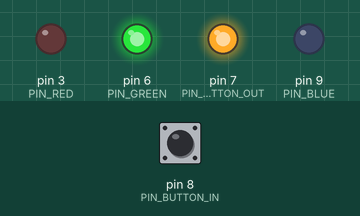
Bench run of a sketch on a simulated Arduino Uno, built with avr-gcc and run on an emulated ATmega328P. On the bench: output pins drawn as LEDs (lit = HIGH). Dashed ring = blinking. Inputs (shaded band) come from the test bench; at power-on: pin 8 (PIN_BUTTON_IN) LOW.

Above: at 1.2 s.
1.3 s: pin 8 (PIN_BUTTON_IN) pulled HIGH for 1 s
At 2.9 s:
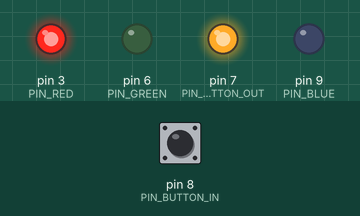
4.3 s: pin 8 (PIN_BUTTON_IN) pulled HIGH for 0.15 s
At 5.5 s:
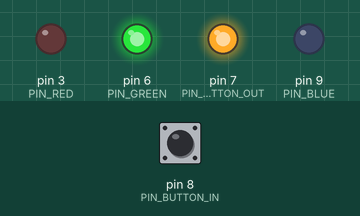
5.9 s: pin 8 (PIN_BUTTON_IN) pulled HIGH for 3.2 s
At 6.05 s:
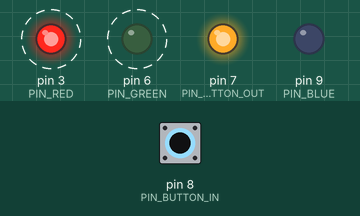
Timing chart, 0 to 10.5 s (numbered marks = the images above; inputs shaded):
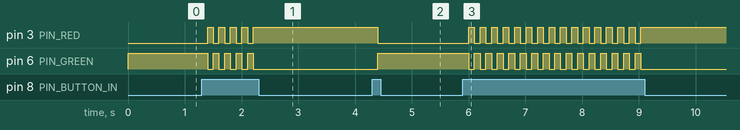

The sketch:

pomodoro-button.ino
```cpp
const int PIN_RED = 3;
const int PIN_GREEN = 6;
const int PIN_BLUE = 9;

const int PIN_BUTTON_OUT = 7;
const int PIN_BUTTON_IN = 8;

const unsigned long BUTTON_DEBOUNCE_MILLIS = 100;

int lastButtonState = LOW;
int realButtonState = LOW;
unsigned long lastButtonDebounceMillis = 0;

bool doNotDisturbActive = false;
bool buttonPressHandled = false;

void setup() {
  pinMode(PIN_RED, OUTPUT);
  pinMode(PIN_GREEN, OUTPUT);
  pinMode(PIN_BLUE, OUTPUT);

  pinMode(PIN_BUTTON_OUT, OUTPUT);
  pinMode(PIN_BUTTON_IN, INPUT);

  digitalWrite(PIN_BUTTON_OUT, HIGH);
}

void loop() {
  if (isButtonPressed()) {
    if (!buttonPressHandled) {
      doNotDisturbActive = !doNotDisturbActive;
      buttonPressHandled = true;
    }
  } else {
    buttonPressHandled = false;
  }

  if (doNotDisturbActive) {
    // Red
    emitColor(255, 0, 0);
  } else {
    // Green
    emitColor(0, 255, 0);
  }
}

bool isButtonPressed() {
  int buttonReading = digitalRead(PIN_BUTTON_IN);

  if (buttonReading != lastButtonState) {
    lastButtonDebounceMillis = millis();
  }

  unsigned long millisSinceLastDebounce = millis() - lastButtonDebounceMillis;

  if (millisSinceLastDebounce > BUTTON_DEBOUNCE_MILLIS) {
    realButtonState = buttonReading;
    lastButtonState = LOW;
  } else {
    realButtonState = LOW;
    lastButtonState = buttonReading;
  }

  return realButtonState;
}

void emitColor(int r, int g, int b) {
  analogWrite(PIN_RED, r);
  analogWrite(PIN_GREEN, g);
  analogWrite(PIN_BLUE, b);
}
```

Measured:
- after the input at 1.3 s, pin 3 (PIN_RED): alternates HIGH for 0.10 s and LOW for 0.10 s, 9 changes in all, then stays HIGH, starting after 0.10 s; pin 6 (PIN_GREEN): alternates HIGH for 0.10 s and LOW for 0.10 s, 9 changes in all, then stays LOW, starting after 0.10 s
- after the input at 4.3 s, pin 3 (PIN_RED): HIGH → LOW after 0.10 s; pin 6 (PIN_GREEN): LOW → HIGH after 0.10 s
- after the input at 5.9 s, pin 3 (PIN_RED): alternates HIGH for 0.10 s and LOW for 0.10 s, 31 changes in all, then stays HIGH, starting after 0.10 s; pin 6 (PIN_GREEN): alternates HIGH for 0.10 s and LOW for 0.10 s, 31 changes in all, then stays LOW, starting after 0.10 s
